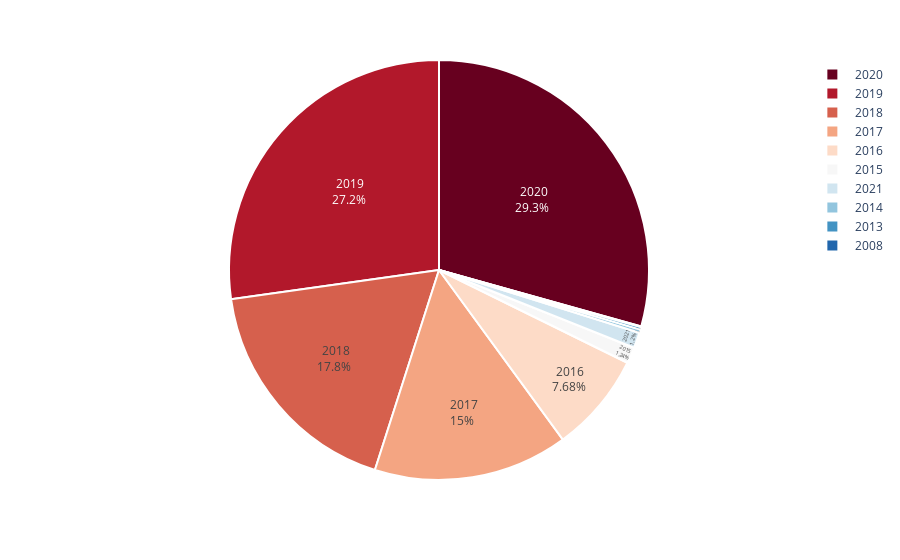

Notebook cell for this chart:
### Markdown cell above
<h2> Number of Tv-show- Based on year </h2>

### Code cell
#Now let's do this with some other comparison like country
#using px library
fig = px.pie(tv_data, values='add_year', names='index',color_discrete_sequence=px.colors.sequential.RdBu)
fig.update_traces(textposition='inside', textinfo='percent+label',
                  marker = dict(line = dict(color = 'white', width =2)))
fig.show()

### Figure 1 — Plotly figure (JSON) as saved in the notebook; plotly's stock layout.template omitted (floating-point values rounded to 4 significant figures)
{"data": [{"domain": {"x": [0, 1], "y": [0, 1]}, "hovertemplate": "index=%{label}<br>add_year=%{value}<extra></extra>", "labels": [" 2020", " 2019", " 2018", " 2017", " 2016", " 2015", " 2021", " 2014", " 2013", " 2008"], "legendgroup": "", "marker": {"line": {"color": "white", "width": 2}}, "name": "", "showlegend": true, "textinfo": "percent+label", "textposition": "inside", "type": "pie", "values": [707, 656, 430, 361, 185, 30, 29, 6, 5, 1]}], "layout": {"legend": {"tracegroupgap": 0}, "margin": {"t": 60}, "piecolorway": ["rgb(103,0,31)", "rgb(178,24,43)", "rgb(214,96,77)", "rgb(244,165,130)", "rgb(253,219,199)", "rgb(247,247,247)", "rgb(209,229,240)", "rgb(146,197,222)", "rgb(67,147,195)", "rgb(33,102,172)", "rgb(5,48,97)"]}}
